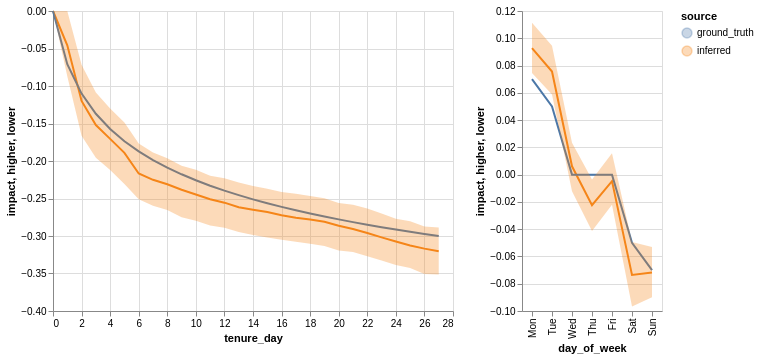

The cell this chart's notebook holds for it:
### Code cell
c1 = compare_tenure_effects(h_trace, activity_parameters)
c2 = compare_weekday_effects(h_trace, activity_parameters)

c1 | c2

### Figure 1 — Vega-Lite specification as saved in the notebook (floating-point values rounded to 4 significant figures)
{"config": {"view": {"continuousWidth": 400, "continuousHeight": 300}}, "hconcat": [{"layer": [{"mark": "line", "encoding": {"color": {"field": "source", "type": "nominal"}, "x": {"field": "tenure_day", "type": "quantitative"}, "y": {"field": "impact", "type": "quantitative"}}}, {"mark": {"type": "area", "opacity": 0.3}, "encoding": {"fill": {"field": "source", "type": "nominal"}, "x": {"field": "tenure_day", "type": "quantitative"}, "y": {"field": "higher", "type": "quantitative"}, "y2": {"field": "lower"}}}], "data": {"name": "data-afdf7dc5475cf3a0fce49406fd3ddf96"}}, {"layer": [{"mark": "line", "encoding": {"color": {"field": "source", "type": "nominal"}, "x": {"field": "day_of_week", "sort": ["Mon", "Tue", "Wed", "Thu", "Fri", "Sat", "Sun"], "type": "nominal"}, "y": {"field": "impact", "type": "quantitative"}}}, {"mark": {"type": "area", "opacity": 0.3}, "encoding": {"fill": {"field": "source", "type": "nominal"}, "x": {"field": "day_of_week", "sort": ["Mon", "Tue", "Wed", "Thu", "Fri", "Sat", "Sun"], "type": "nominal"}, "y": {"field": "higher", "type": "quantitative"}, "y2": {"field": "lower"}}}], "data": {"name": "data-9cdd80ba7732a290a3c27d6df030e14c"}}], "$schema": "https://vega.github.io/schema/vega-lite/v4.17.0.json", "datasets": {"data-afdf7dc5475cf3a0fce49406fd3ddf96": [{"tenure_day": 0, "higher": 0.0, "lower": 0.0, "impact": 0.0, "source": "inferred"}, {"tenure_day": 1, "higher": -3.084e-05, "lower": -0.08693, "impact": -0.04578, "source": "inferred"}, {"tenure_day": 2, "higher": -0.07164, "lower": -0.1662, "impact": -0.1199, "source": "inferred"}, {"tenure_day": 3, "higher": -0.1088, "lower": -0.1957, "impact": -0.1521, "source": "inferred"}, {"tenure_day": 4, "higher": -0.1301, "lower": -0.2121, "impact": -0.1705, "source": "inferred"}, {"tenure_day": 5, "higher": -0.1485, "lower": -0.2308, "impact": -0.1891, "source": "inferred"}, {"tenure_day": 6, "higher": -0.1768, "lower": -0.2509, "impact": -0.2166, "source": "inferred"}, {"tenure_day": 7, "higher": -0.1887, "lower": -0.2596, "impact": -0.2251, "source": "inferred"}, {"tenure_day": 8, "higher": -0.1962, "lower": -0.2655, "impact": -0.231, "source": "inferred"}, {"tenure_day": 9, "higher": -0.2063, "lower": -0.2751, "impact": -0.2382, "source": "inferred"}, {"tenure_day": 10, "higher": -0.2118, "lower": -0.2796, "impact": -0.2446, "source": "inferred"}, {"tenure_day": 11, "higher": -0.2198, "lower": -0.2862, "impact": -0.2509, "source": "inferred"}, {"tenure_day": 12, "higher": -0.2229, "lower": -0.2891, "impact": -0.2556, "source": "inferred"}, {"tenure_day": 13, "higher": -0.2288, "lower": -0.2945, "impact": -0.2616, "source": "inferred"}, {"tenure_day": 14, "higher": -0.2334, "lower": -0.2986, "impact": -0.2649, "source": "inferred"}, {"tenure_day": 15, "higher": -0.237, "lower": -0.3019, "impact": -0.2681, "source": "inferred"}, {"tenure_day": 16, "higher": -0.2413, "lower": -0.305, "impact": -0.2724, "source": "inferred"}, {"tenure_day": 17, "higher": -0.2436, "lower": -0.3077, "impact": -0.2756, "source": "inferred"}, {"tenure_day": 18, "higher": -0.2465, "lower": -0.3102, "impact": -0.2781, "source": "inferred"}, {"tenure_day": 19, "higher": -0.2497, "lower": -0.3134, "impact": -0.2811, "source": "inferred"}, {"tenure_day": 20, "higher": -0.256, "lower": -0.3194, "impact": -0.2862, "source": "inferred"}, {"tenure_day": 21, "higher": -0.2582, "lower": -0.3215, "impact": -0.2907, "source": "inferred"}, {"tenure_day": 22, "higher": -0.2632, "lower": -0.3269, "impact": -0.296, "source": "inferred"}, {"tenure_day": 23, "higher": -0.2702, "lower": -0.3327, "impact": -0.3018, "source": "inferred"}, {"tenure_day": 24, "higher": -0.277, "lower": -0.3386, "impact": -0.3073, "source": "inferred"}, {"tenure_day": 25, "higher": -0.2804, "lower": -0.3428, "impact": -0.3126, "source": "inferred"}, {"tenure_day": 26, "higher": -0.2872, "lower": -0.3507, "impact": -0.3168, "source": "inferred"}, {"tenure_day": 27, "higher": -0.2888, "lower": -0.3515, "impact": -0.3202, "source": "inferred"}, {"tenure_day": 0, "higher": null, "lower": null, "impact": -0.0, "source": "ground_truth"}, {"tenure_day": 1, "higher": null, "lower": null, "impact": -0.07089, "source": "ground_truth"}, {"tenure_day": 2, "higher": null, "lower": null, "impact": -0.1101, "source": "ground_truth"}, {"tenure_day": 3, "higher": null, "lower": null, "impact": -0.137, "source": "ground_truth"}, {"tenure_day": 4, "higher": null, "lower": null, "impact": -0.1574, "source": "ground_truth"}, {"tenure_day": 5, "higher": null, "lower": null, "impact": -0.1737, "source": "ground_truth"}, {"tenure_day": 6, "higher": null, "lower": null, "impact": -0.1872, "source": "ground_truth"}, {"tenure_day": 7, "higher": null, "lower": null, "impact": -0.1988, "source": "ground_truth"}, {"tenure_day": 8, "higher": null, "lower": null, "impact": -0.2088, "source": "ground_truth"}, {"tenure_day": 9, "higher": null, "lower": null, "impact": -0.2177, "source": "ground_truth"}, {"tenure_day": 10, "higher": null, "lower": null, "impact": -0.2257, "source": "ground_truth"}, {"tenure_day": 11, "higher": null, "lower": null, "impact": -0.2329, "source": "ground_truth"}, {"tenure_day": 12, "higher": null, "lower": null, "impact": -0.2395, "source": "ground_truth"}, {"tenure_day": 13, "higher": null, "lower": null, "impact": -0.2456, "source": "ground_truth"}, {"tenure_day": 14, "higher": null, "lower": null, "impact": -0.2511, "source": "ground_truth"}, {"tenure_day": 15, "higher": null, "lower": null, "impact": -0.2563, "source": "ground_truth"}, {"tenure_day": 16, "higher": null, "lower": null, "impact": -0.2612, "source": "ground_truth"}, {"tenure_day": 17, "higher": null, "lower": null, "impact": -0.2657, "source": "ground_truth"}, {"tenure_day": 18, "higher": null, "lower": null, "impact": -0.27, "source": "ground_truth"}, {"tenure_day": 19, "higher": null, "lower": null, "impact": -0.274, "source": "ground_truth"}, {"tenure_day": 20, "higher": null, "lower": null, "impact": -0.2779, "source": "ground_truth"}, {"tenure_day": 21, "higher": null, "lower": null, "impact": -0.2815, "source": "ground_truth"}, {"tenure_day": 22, "higher": null, "lower": null, "impact": -0.2849, "source": "ground_truth"}, {"tenure_day": 23, "higher": null, "lower": null, "impact": -0.2882, "source": "ground_truth"}, {"tenure_day": 24, "higher": null, "lower": null, "impact": -0.2914, "source": "ground_truth"}, {"tenure_day": 25, "higher": null, "lower": null, "impact": -0.2944, "source": "ground_truth"}, {"tenure_day": 26, "higher": null, "lower": null, "impact": -0.2972, "source": "ground_truth"}, {"tenure_day": 27, "higher": null, "lower": null, "impact": -0.3, "source": "ground_truth"}], "data-9cdd80ba7732a290a3c27d6df030e14c": [{"day_of_week": "Fri", "higher": 0.01567, "lower": -0.02215, "impact": -0.004748, "source": "inferred"}, {"day_of_week": "Mon", "higher": 0.1114, "lower": 0.07452, "impact": 0.09278, "source": "inferred"}, {"day_of_week": "Sat", "higher": -0.04934, "lower": -0.09662, "impact": -0.07353, "source": "inferred"}, {"day_of_week": "Sun", "higher": -0.05299, "lower": -0.09, "impact": -0.07183, "source": "inferred"}, {"day_of_week": "Thu", "higher": -0.003591, "lower": -0.04127, "impact": -0.02234, "source": "inferred"}, {"day_of_week": "Tue", "higher": 0.09457, "lower": 0.05869, "impact": 0.07563, "source": "inferred"}, {"day_of_week": "Wed", "higher": 0.02338, "lower": -0.01224, "impact": 0.006106, "source": "inferred"}, {"day_of_week": "Mon", "higher": null, "lower": null, "impact": 0.07, "source": "ground_truth"}, {"day_of_week": "Tue", "higher": null, "lower": null, "impact": 0.05, "source": "ground_truth"}, {"day_of_week": "Wed", "higher": null, "lower": null, "impact": 0.0, "source": "ground_truth"}, {"day_of_week": "Thu", "higher": null, "lower": null, "impact": 0.0, "source": "ground_truth"}, {"day_of_week": "Fri", "higher": null, "lower": null, "impact": 0.0, "source": "ground_truth"}, {"day_of_week": "Sat", "higher": null, "lower": null, "impact": -0.05, "source": "ground_truth"}, {"day_of_week": "Sun", "higher": null, "lower": null, "impact": -0.07, "source": "ground_truth"}]}}
